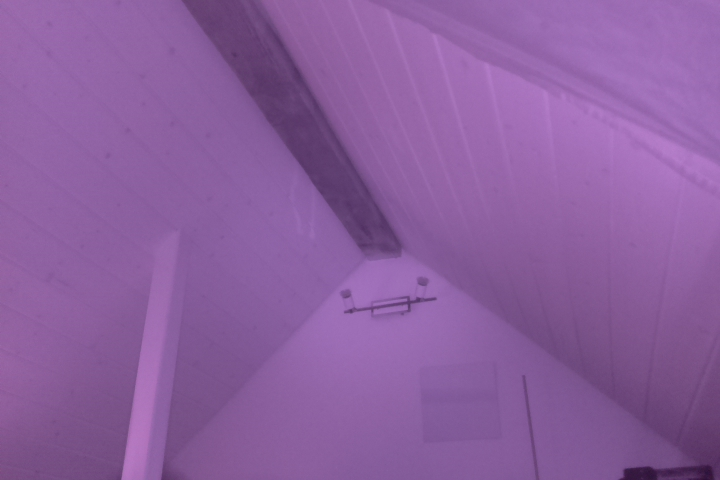
#> input picture pi/resources/test1.jpg, 720 x 480 px, found by its file name
$ python boxing_frame.py
#> lines starting #> are read from the running program, lines starting #| are printed output that depends on the picture; after the words box and inside, x2 and y2 are one past the last pixel; in counts of white or black regions, pixels touching at a corner belong together
#!/usr/bin/env python3
"""
	Draw a boxing frame in an image using OpenCV
"""

import cv2 as cv
import sys

img = cv.imread("../../images/test1.jpg")
#> img is the input picture: shape (480, 720, 3); mean B, G, R 158.5, 95, 139.3

if img is None:
    sys.exit("Couldn't read the image")

cv.rectangle(img, (100, 100), (200, 200), (255, 0, 0), 2)
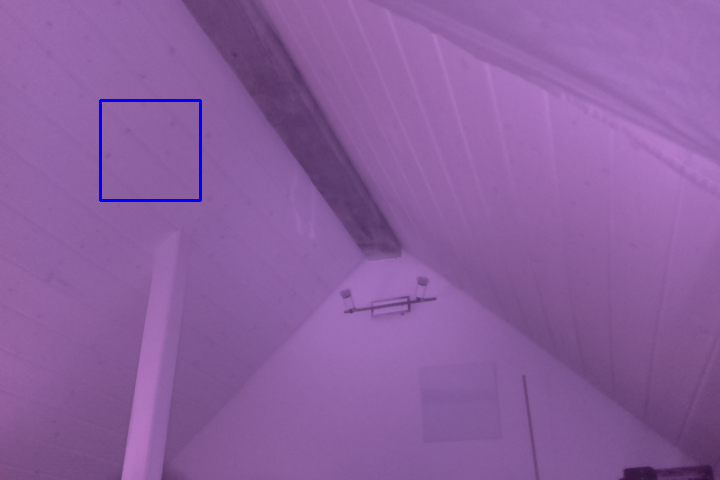
#> img: shape (480, 720, 3); 0.35% of pixels changed, all inside (x1, y1, x2, y2) = (99, 99, 202, 202)

cv.imshow("Display window", img)
k = cv.waitKey(0)
#> (key Esc is pressed here)

if k == ord("s"):
    cv.imwrite("../../images/test1-boxed.jpg", img)
